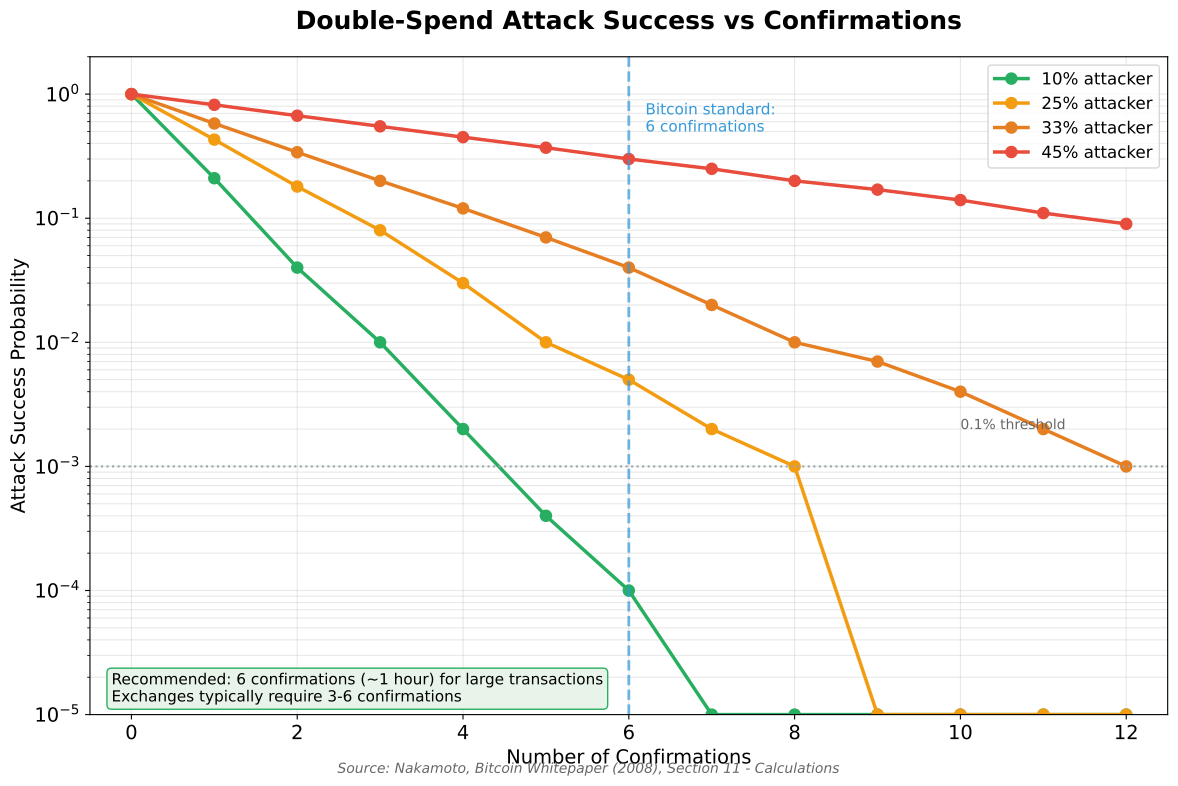

Recreate this plot in Python.
"""
Confirmation Depth
Shows probability of double-spend success vs number of confirmations

Output: confirmation_depth.pdf
Module: module_02_blockchain
Lesson: 14 - Hashing
"""

from pathlib import Path
import matplotlib.pyplot as plt
import numpy as np

CHART_METADATA = {
    'title': 'Confirmation Depth',
    'module': 'module_02_blockchain',
    'lesson': 14,
    'url': 'https://github.com/Digital-AI-Finance/digital-finance/tree/main/module_02_blockchain/figures/confirmation_depth'
}

plt.rcParams.update({
    'font.size': 14,
    'axes.labelsize': 14,
})

def create_chart():
    """Create confirmation depth security chart"""
    fig, ax = plt.subplots(figsize=(12, 8))

    # Data: confirmations vs attack success probability
    confirmations = np.arange(0, 13)

    # Different attacker hashpower scenarios
    scenarios = {
        '10% attacker': [1.0, 0.21, 0.04, 0.01, 0.002, 0.0004, 0.0001, 0, 0, 0, 0, 0, 0],
        '25% attacker': [1.0, 0.43, 0.18, 0.08, 0.03, 0.01, 0.005, 0.002, 0.001, 0, 0, 0, 0],
        '33% attacker': [1.0, 0.58, 0.34, 0.20, 0.12, 0.07, 0.04, 0.02, 0.01, 0.007, 0.004, 0.002, 0.001],
        '45% attacker': [1.0, 0.82, 0.67, 0.55, 0.45, 0.37, 0.30, 0.25, 0.20, 0.17, 0.14, 0.11, 0.09],
    }
    colors = ['#27AE60', '#F39C12', '#E67E22', '#E74C3C']

    for (label, probs), color in zip(scenarios.items(), colors):
        ax.semilogy(confirmations, [max(p, 1e-5) for p in probs],
                    marker='o', linewidth=2.5, markersize=8, label=label, color=color)

    ax.set_xlabel('Number of Confirmations', fontsize=14)
    ax.set_ylabel('Attack Success Probability', fontsize=14)
    ax.set_title('Double-Spend Attack Success vs Confirmations', fontsize=18, fontweight='bold', pad=20)
    ax.legend(loc='upper right', fontsize=12)
    ax.grid(True, alpha=0.3, which='both')
    ax.set_xlim(-0.5, 12.5)
    ax.set_ylim(1e-5, 2)

    # Highlight 6 confirmation standard
    ax.axvline(x=6, color='#3498DB', linestyle='--', linewidth=2, alpha=0.7)
    ax.text(6.2, 0.5, 'Bitcoin standard:\n6 confirmations', fontsize=11, color='#3498DB')

    # Add annotation for practical security
    ax.axhline(y=0.001, color='#95A5A6', linestyle=':', linewidth=1.5)
    ax.text(10, 0.002, '0.1% threshold', fontsize=10, color='#666')

    # Recommendation box
    ax.text(0.02, 0.02, 'Recommended: 6 confirmations (~1 hour) for large transactions\n'
                       'Exchanges typically require 3-6 confirmations',
           transform=ax.transAxes, fontsize=11,
           bbox=dict(boxstyle='round', facecolor='#E8F4EA', edgecolor='#27AE60'))

    # Source
    fig.text(0.5, 0.02, 'Source: Nakamoto, Bitcoin Whitepaper (2008), Section 11 - Calculations',
            fontsize=10, ha='center', style='italic', color='#666666')

    plt.tight_layout()

    output_path = Path(__file__).parent / 'confirmation_depth.pdf'
    plt.savefig(output_path, format='pdf', dpi=300, bbox_inches='tight')
    plt.close()
    print(f"Chart saved to: {output_path}")
    return output_path

if __name__ == '__main__':
    create_chart()
